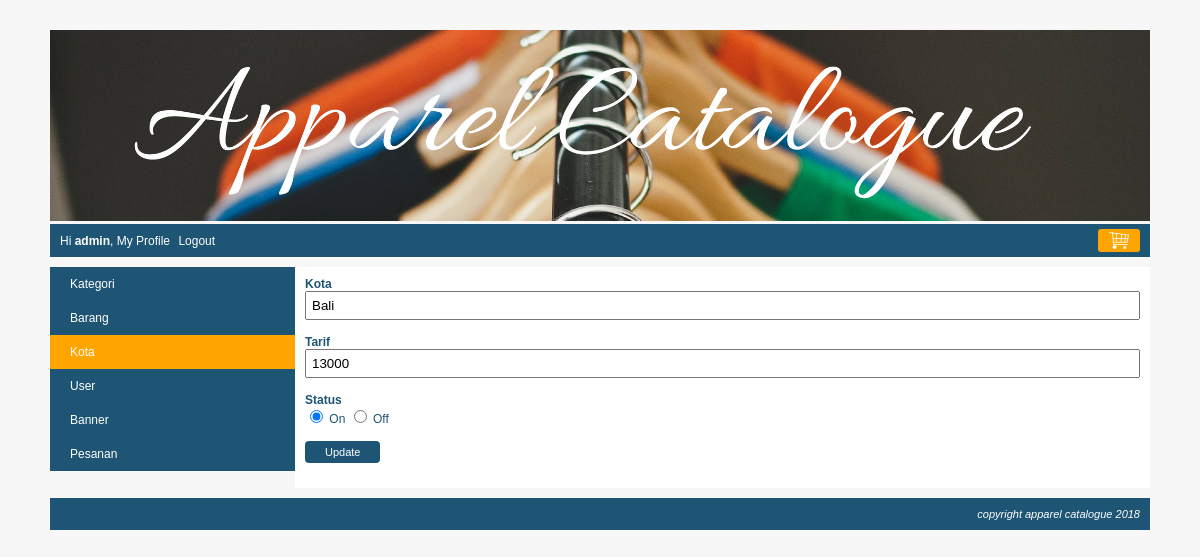
/index.php?page=my_profile&module=kota&action=form&kota_id=6 (signed in), run on the app's committed database.
### tables this page shows
CREATE TABLE `kota` (
  `kota_id` int(10) NOT NULL,
  `kota` varchar(150) NOT NULL,
  `tarif` int(10) NOT NULL,
  `status` enum('on','off') NOT NULL
);

### module/kota/form.php (the view)
<?php
	$kota_id = isset($_GET['kota_id']) ? $_GET['kota_id'] : false;
	$kota = "";
	$tarif = "";
	$status = "";
	$button = "Add";
	if($kota_id){
		$queryKota = mysqli_query($koneksi, "SELECT * FROM kota WHERE kota_id='$kota_id'");
		$row=mysqli_fetch_assoc($queryKota);
		$kota = $row['kota'];
		$tarif = $row['tarif'];
		$status = $row['status'];
		$button = "Update";
	}
?>
<form action="<?php echo BASE_URL."module/kota/action.php?kota_id=$kota_id"?>" method="post">
	<div class="element-form">
		<label>Kota</label>
		<span><input type="text" name="kota" value="<?php echo $kota; ?>" /></span>
	</div>
	<div class="element-form">
		<label>Tarif</label>
		<span><input type="text" name="tarif" value="<?php echo $tarif; ?>" /></span>
	</div>
	<div class="element-form">
		<label>Status</label>
		<span>
			<input type="radio" name="status" value="on" <?php if($status == "on"){ echo "checked"; } ?> /> On
			<input type="radio" name="status" value="off" <?php if($status == "off"){ echo "checked"; } ?> /> Off
		</span>
	</div>
	<div class="element-form">
		<span><input type="submit" name="button" value="<?php echo $button; ?>" class="submit-my-profile" /></span>
	</div>
</form>

### css/style.css (style rules this page uses)
body { font-family:arial; font-size:12px; color:#1e5474; background:#F7F7F7; margin:0px; }
.element-form { margin-bottom: 15px; }
.element-form label { display: block; font-weight: bold; }
.element-form span { display: block; }
.element-form span input[type="text"], .element-form span input[type="password"], .element-form span textarea, .element-form span select { width: 100%; padding: 5px; box-sizing: border-box; }
.element-form span input[type="submit"] { background: #1e5474; border: none; color: white; padding: 5px 20px; border-radius: 4px; font-size: 11px; cursor: pointer; }

### data on the page
kota: kota "Bali", tarif "13000", status "☑"

### other printed values
$nama "admin"
